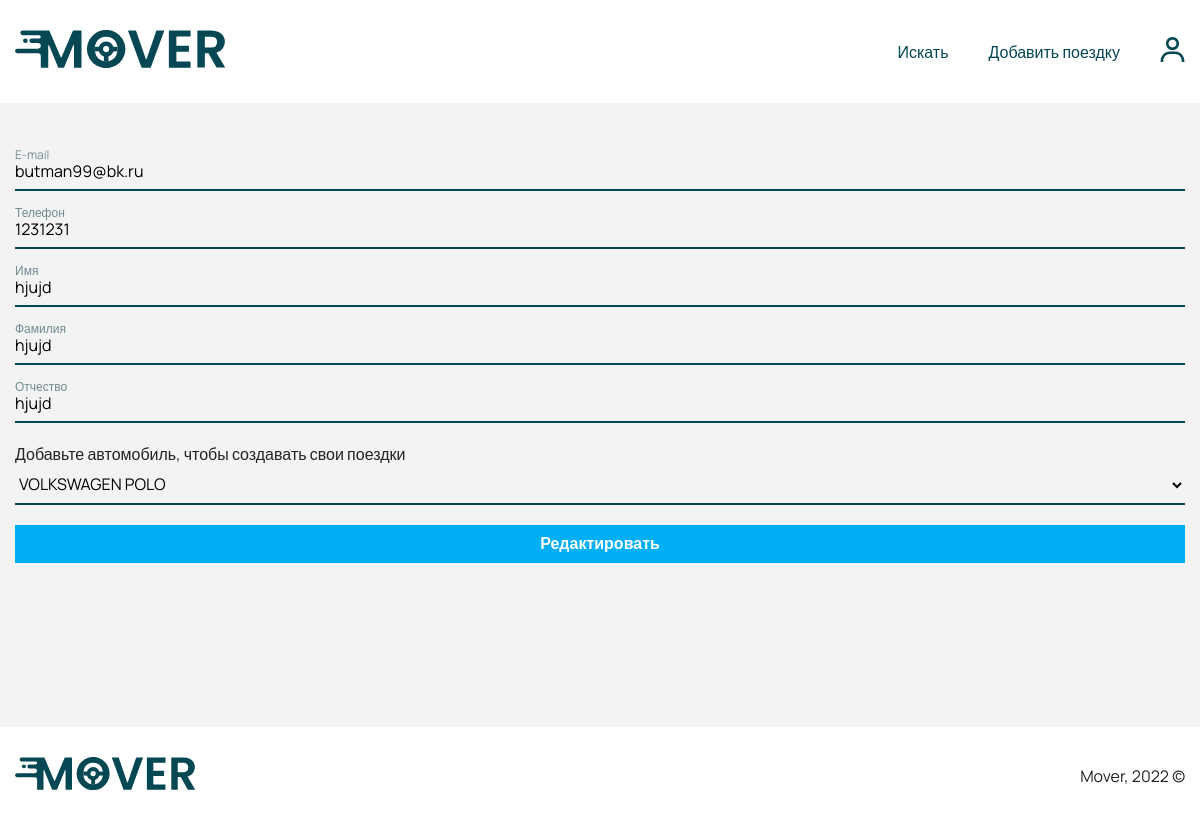
Page /profile.php (signed in) on the earlier database version.
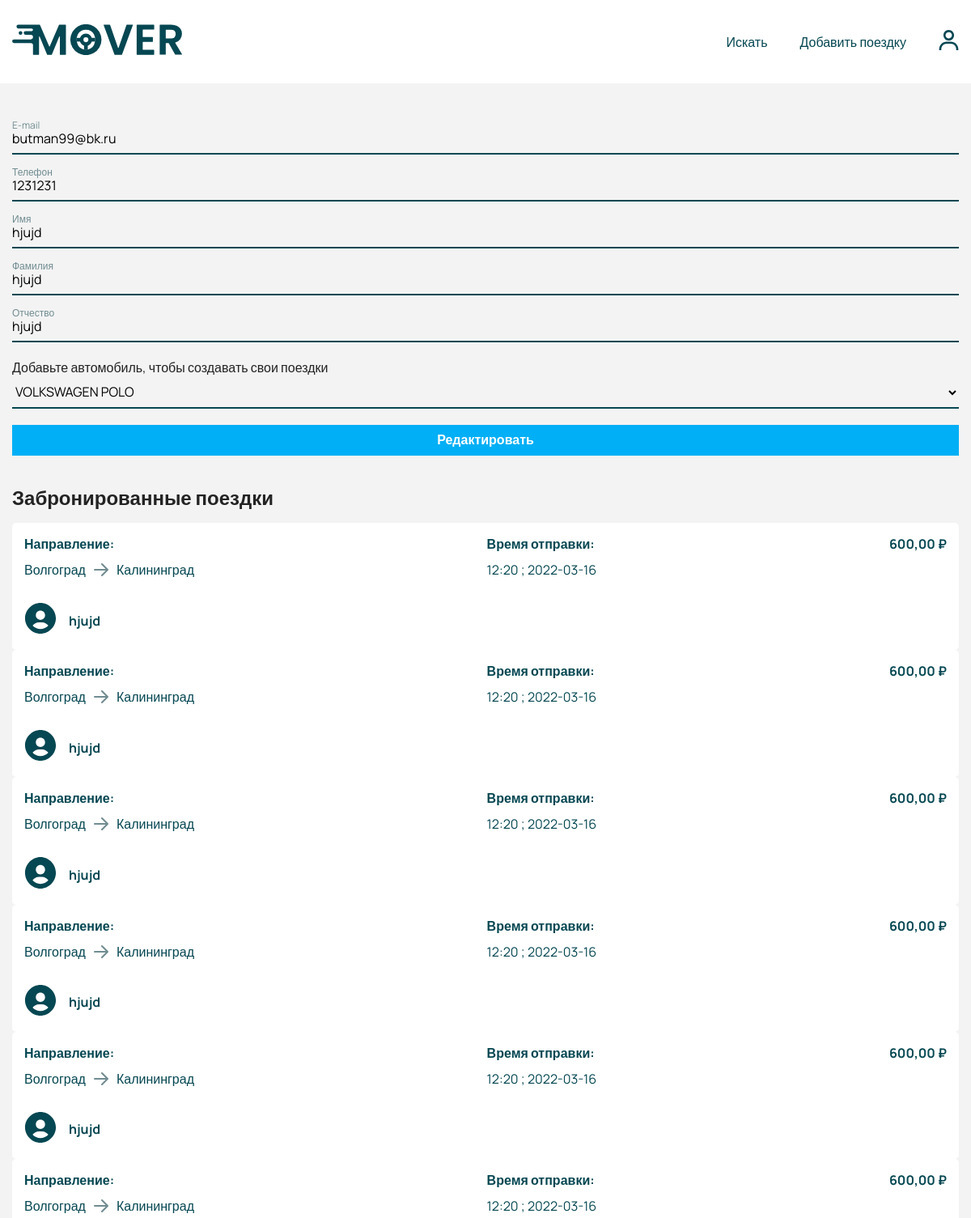
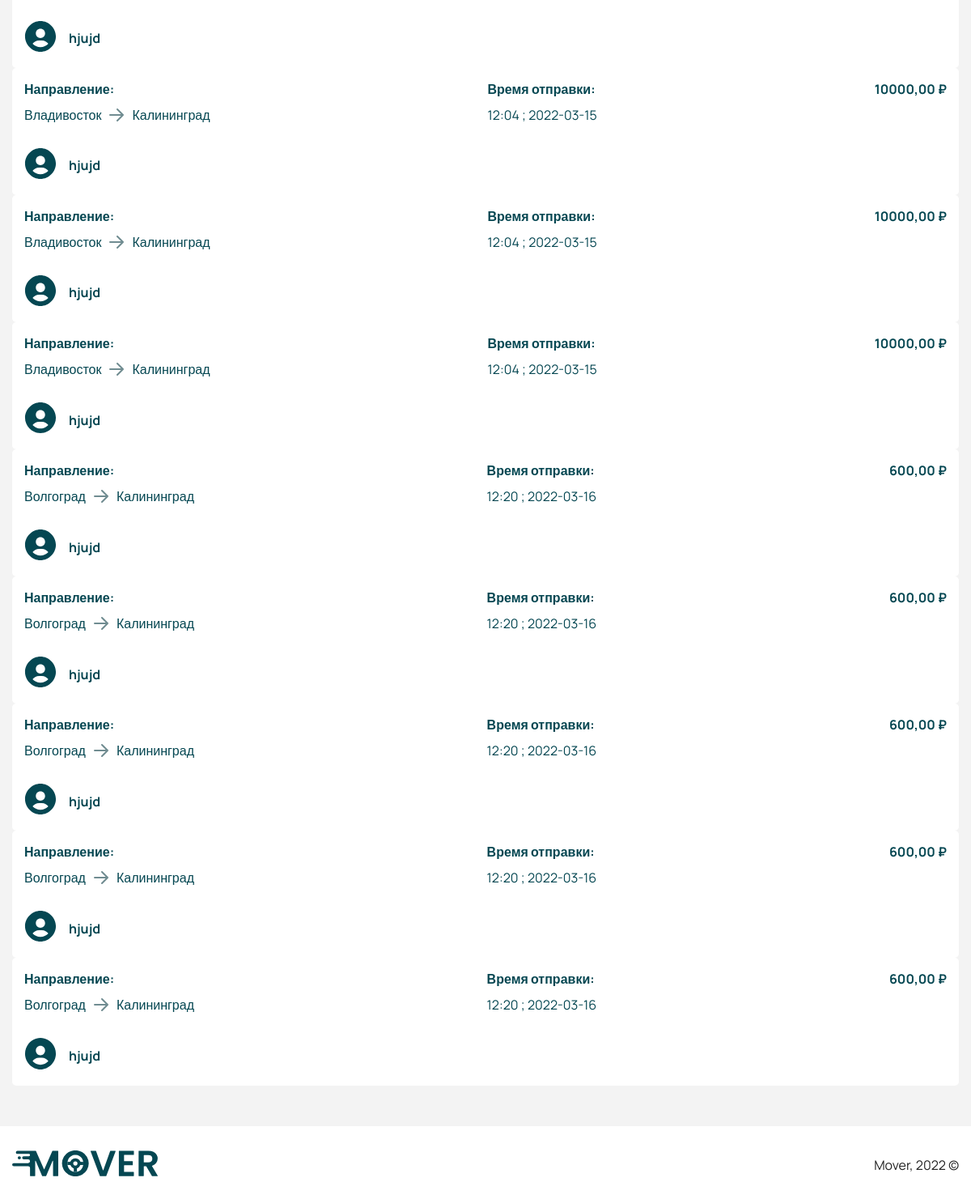
Same page on the later database version (2 pictures, top to bottom).
### tables this page shows
CREATE TABLE `trip` (
  `id` int(11) NOT NULL,
  `from` varchar(255) DEFAULT NULL,
  `to` varchar(255) DEFAULT NULL,
  `time` varchar(255) DEFAULT NULL,
  `date` varchar(255) DEFAULT NULL,
  `price` int(11) DEFAULT '0',
  `car_seats` int(11) DEFAULT NULL,
  `car_id` int(11) DEFAULT NULL,
  `user_id` int(11) DEFAULT NULL,
  `status_id` int(11) NOT NULL DEFAULT '1',
  `created_at` timestamp NOT NULL DEFAULT CURRENT_TIMESTAMP
);

CREATE TABLE `users` (
  `id` int(11) NOT NULL,
  `email` varchar(255) DEFAULT NULL,
  `password` varchar(255) DEFAULT NULL,
  `phone` varchar(255) DEFAULT NULL,
  `first_name` varchar(255) DEFAULT NULL,
  `last_name` varchar(255) DEFAULT NULL,
  `mid_name` varchar(255) DEFAULT NULL,
  `photo_url` varchar(255) DEFAULT 'user.svg',
  `rides` int(11) DEFAULT '0',
  `rating` double DEFAULT NULL,
  `car_id` int(11) DEFAULT NULL,
  `role_id` int(11) DEFAULT '1',
  `created_at` timestamp NULL DEFAULT CURRENT_TIMESTAMP
);

### app/QueryDataBase.php (called while the page is built, shortened)
<?php
class QueryDataBase
{
    protected $link;
    private function connect(): void
    {
        try {
            $host = "localhost";
            $dbname = "mover_db";
            $username = "root";
            $password = "";
            $dsn = "mysql:host=$host;dbname=$dbname;charset=utf8;";
        } catch (PDOException $err) {
            die("Ошибка выполнения скрипта: " . $err->getMessage());
        }
    }
    public function getLink()
    {
        return $this->link;
    }
    public function setLink($link): QueryDataBase
    {
        $this->link = $link;
        return $this;
    }
}

### profile.php (the view, shortened to what the changed rows need)
<?php
require('app/QueryDataBase.php');
$database = new QueryDataBase();
?>
<!doctype html>
<html lang="en">
<head>
    <?php require('app/snippets/head.php') ?>
</head>
<body>
<section class="section section-single profile">
    <div class="container">
        <div class="section-content profile-content">
            <div class="grid profile-grid">
                <div class="coming">
                    <?php $booking = $database->getLink()->query("SELECT * FROM `booking_trip` WHERE user_id = " . $_SESSION['id'])->fetchAll(PDO::FETCH_ASSOC); ?>
                    <?php if (!empty($booking)): ?>
                    <h2 class="section__title coming__title">Забронированные поездки</h2>
                    <ul class="result-wrapper">
                        <?php foreach ($booking as $item): ?>
                            <?php $userTrips = $database->getLink()->query("SELECT *, trip.id AS trip_id FROM `trip` INNER JOIN `users` ON `trip`.`user_id` = `users`.`id` WHERE trip.id = " . $item['trip_id'])->fetchAll(PDO::FETCH_ASSOC); ?>
                            <?php foreach ($userTrips as $trip): ?>
                                <a href="/trip.php?id=<?php echo $trip['trip_id']; ?>"
                                   style="color: var(--green-color);">
                                    <li class="route">
                                        <header class="route-header">
                                            <div class="route-info">
                                                <h4 class="route__title">Направление:</h4>
                                                <div class="route-way">
                                                    <p class="route-dist"><?php echo $trip['from']; ?></p>
                                                    <img src="assets/images/icons/arrow.svg" alt="arrow"
                                                         class="arrow">
                                                    <p class="route-dist"><?php echo $trip['to']; ?></p>
                                                </div>
                                            </div>
                                            <div class="route-duration">
                                                <h4 class="route__title">Время отправки:</h4>
                                                <p class="route__duration"><?php echo $trip['time']; ?>
                                                    ; <?php echo $trip['date']; ?></p>
                                            </div>
                                            <p class="price route-price"><?php echo $trip['price']; ?>,00 ₽</p>
                                        </header>
                                        <footer class="route-footer">
                                            <div class="user">
                                                <div class="user-photo">
                                                    <img src="assets/images/avatar/<?php echo $trip['photo_url']; ?>"
                                                         alt="avatar" class="user__img">
                                                </div>
                                                <div class="user-info">
                                                    <h4 class="user__name"><?php echo $trip['first_name']; ?></h4>
                                                </div>
                                            </div>
                                        </footer>
                                    </li>
                                </a>
                            <?php endforeach; ?>
                        <?php endforeach; ?>
                        <?php endif; ?>
                    </ul>
                </div>
            </div>
        </div>
    </div>
</section>
</body>
</html>

Differences in the rows shown:
now on this page (row edited): trip: from "Волгоград", to "Калининград", time "12:20", date "2022-03-16", price "600", user.photo_url (placeholder picture), user.first_name "hjujd"
now on this page (row edited): trip: from "Владивосток", to "Калининград", time "12:04", date "2022-03-15", price "10000", user.photo_url (placeholder picture), user.first_name "hjujd"
Other differences:
text now shown: "Забронированные поездки"
